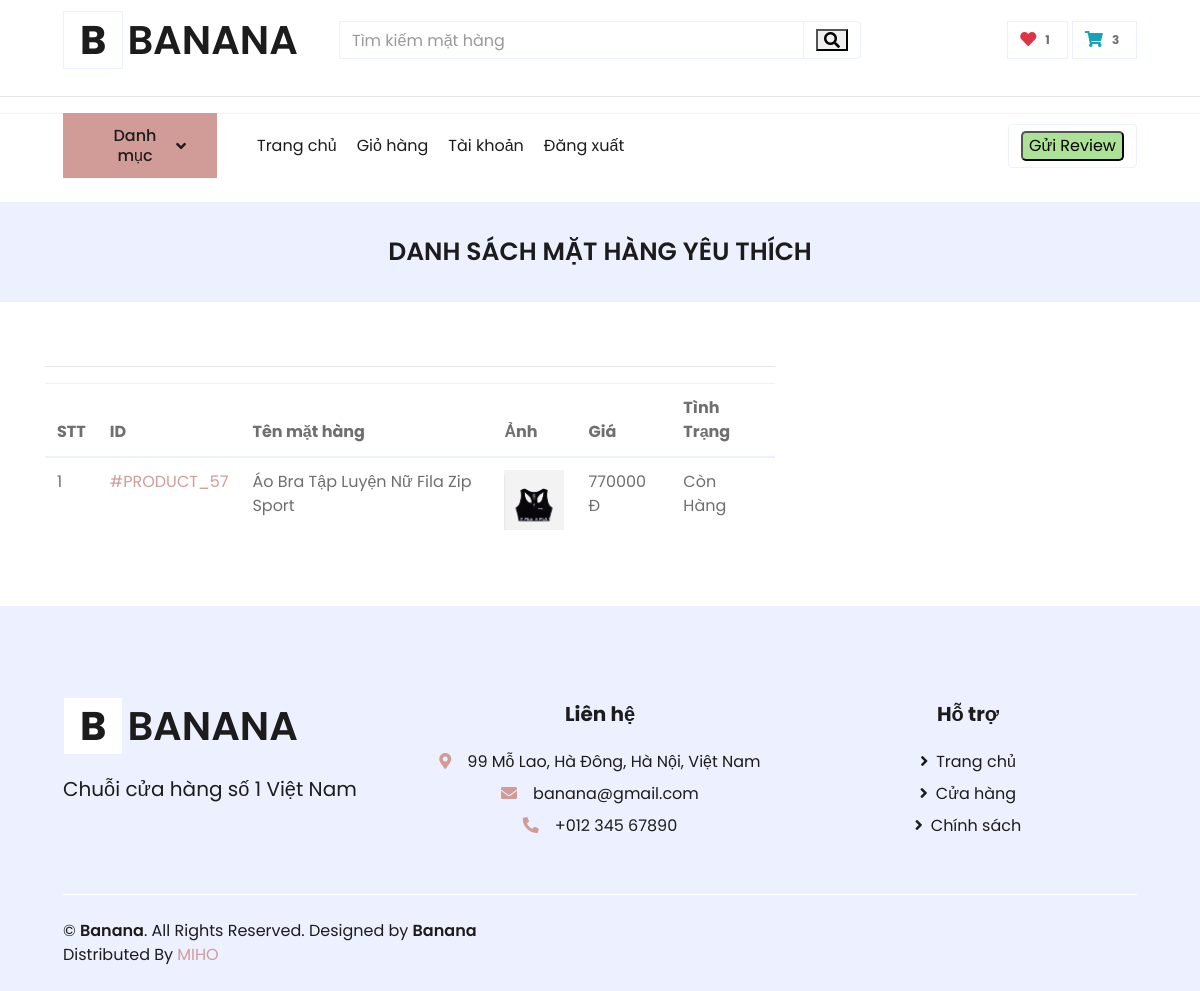
Screenshot of /wishlist/ (signed in) with the database file from the repository.
### ecomapp/models.py (models this page shows, shortened)
class Account(models.Model):
    id = models.AutoField(db_column='ID', primary_key=True)  # Field name made lowercase.
    user = models.OneToOneField(User, on_delete=models.CASCADE,  null=True)
    date_create = models.DateField(db_column='Date_created', blank=True, null=True)
    class Meta:
        db_table = 'account'

class Users(models.Model):
    id = models.AutoField(db_column='ID', primary_key=True)  # Field name made lowercase.
    dateofbirth = models.DateField(db_column='DateOfBirth', blank=True, null=True)  # Field name made lowercase.
    gender = models.CharField(db_column='Gender', max_length=255, blank=True, null=True)  # Field name made lowercase.
    accountid = models.OneToOneField('Account', models.CASCADE, db_column='AccountID', blank=True, null=True)
    contactinfoid = models.OneToOneField('ContactInfo', models.CASCADE, db_column='ContactInfoID', blank=True, null=True)
    fullnameid = models.OneToOneField('FullName', models.CASCADE, db_column='FullNameID', blank=True, null=True)
    addressid = models.OneToOneField('Address', models.CASCADE, db_column='AddressID', blank=True, null=True)
    is_active = models.BooleanField(db_column='IsAcitve', default= True)
    class Meta:
        db_table = 'users'

class Customer(models.Model):
        id = models.AutoField(db_column='ID', primary_key=True)  # Field name made lowercase.
        userid = models.OneToOneField("Users", models.CASCADE, db_column='CustomerID', blank=True, null=True)
        typecustomer = models.CharField(db_column='TypeCustomer', max_length=255, blank=True, null=True)
        class Meta:
            db_table = 'customer'
        @property
        def count_item_cart(self):
            if Shoppingcart.objects.filter(customerid = self.id) ==None:
                return 0
            else:
                cart = Shoppingcart.objects.get(customerid = self.id)
                count = 0
                if Cartline.objects.filter(shoppingcartid  =cart) ==  None:
                    return 0
                else:
                    cartlinelist = Cartline.objects.filter(shoppingcartid  =cart)
                    for cartline in cartlinelist:
                        count+=1
                    return count
        @property
        def count_wishline(self):
            if Wishlist.objects.filter(customerid = self.id) ==None:
                return 0
            else:
                wishlist = Wishlist.objects.get(customerid = self.id)
                count = 0
                if Wishlistline.objects.filter(wishlistid  = wishlist) ==  None:
                    return 0
                else:
                    wishlinelist = Wishlistline.objects.filter(wishlistid  =wishlist)
                    for wishline in wishlinelist:
                        count+=1
                    return count

class Wishlist(models.Model):
    id = models.AutoField(db_column='ID', primary_key=True)  # Field name made lowercase.
    customerid = models.ForeignKey(Customer, models.CASCADE, db_column='CustomerID')  # Field name made lowercase.
    class Meta:
        db_table = 'wishlist'

class Shoppingcart(models.Model):
    id = models.AutoField(db_column='ID', primary_key=True)  # Field name made lowercase.
    customerid = models.ForeignKey(Customer, models.CASCADE, db_column='CustomerID')  # Field name made lowercase.
    class Meta:
        db_table = 'shoppingcart'

class Item(models.Model):
    id = models.AutoField(db_column='ID', primary_key=True)  # Field name made lowercase.
    productid = models.ForeignKey('Product', models.CASCADE, db_column='ProductID')  # Field name made lowercase.
    price_import = models.IntegerField(db_column='Price_import', blank=True, null=True)  # Field name made lowercase.
    price = models.IntegerField(db_column='Price', blank=True, null=True)  # Field name made lowercase.
    description = models.CharField(db_column='Description', max_length=2000, blank=True, null=True)  # Field name made lowercase.
    slug = models.SlugField(unique=True)
    image = models.ImageField(upload_to="products/images/")
    isUpload = models.BooleanField(default=False)
    class Meta:
        db_table = 'item'

class Product(models.Model):
    id = models.AutoField(db_column='ID', primary_key=True)
    producerid = models.ForeignKey(Producer, models.CASCADE, db_column='ProducerID')  # Field name made lowercase.
    manufacturingyear = models.IntegerField(db_column='ManufacturingYear', blank=True, null=True)  # Field name made lowercase.
    type = models.CharField(db_column='Type', max_length=255, blank=True, null=True)  # Field name made lowercase.
    name = models.CharField(db_column='Name', max_length=255, blank=True, null=True)  # Field name made lowercase.
    num = models.IntegerField(db_column='Number', default=0)
    class Meta:
        db_table = 'product'

### ecomapp/views.py (the view)
# urls.py: path("wishlist/", WishListView.as_view(), name="wishlist"),
class WishListView(LoginRequiredMixin,EcomMixin,TemplateView):
    template_name = "wishlist.html"
    def get_context_data(self, **kwargs):
        if self.request.user.is_authenticated and Customer.objects.filter(userid__accountid__user = self.request.user).exists():
            context = super().get_context_data(**kwargs)
            customer = Customer.objects.get(userid__accountid = self.request.user.account)
            wishlist = Wishlist.objects.get(customerid = customer)
            wishListItem = [wishlistline.itemid for wishlistline in Wishlistline.objects.filter(wishlistid = wishlist)]
            context['wishListItem'] = wishListItem
            return context
        else:
            return redirect("ecomapp:home")

### ecomapp/views.py (called while the page is built)
    def dispatch(self, request, *args, **kwargs):
        cart_id = request.session.get("cart_id")
        if cart_id:
            cart_obj = get_object_or_404(Shoppingcart, id=cart_id)
            if request.user.is_authenticated and request.user.account:
                cart_obj.customerid = Customer.objects.get(userid__accountid = self.request.user.account)
                cart_obj.save()
        return super().dispatch(request, *args, **kwargs)

    def dispatch(self, request, *args, **kwargs):
        if request.user.is_authenticated and Customer.objects.filter(userid__accountid__user = request.user).exists() and Users.objects.filter(accountid__user = request.user, is_active = True).exists():
            pass
        else:
            return redirect("/login")
        return super().dispatch(request, *args, **kwargs)

### templates/wishlist.html (shortened to what this page needs)
{% extends 'base.html' %}
{% block content %}
<div class="container-fluid bg-secondary mb-5">
        <div class="d-flex flex-column align-items-center justify-content-center" style="min-height: 100px">
            <h1 class="font-weight-semi-bold text-uppercase mb-3" style = "font-size: 25px">Danh Sách Mặt Hàng Yêu Thích</h1>
        </div>
</div>
<div class="container">
    <div class="row">
        <div class="col-md-8">
            <hr>
            <table class="table">
                <thead>
                    <tr>
                        <th>STT</th>
                        <th>ID</th>
                        <th>Tên mặt hàng</th>
                        <th>Ảnh</th>
                        <th>Giá</th>
                        <th>Tình Trạng</th>
                    </tr>
                </thead>
                <tbody>
                    {% for item in wishListItem %}
                    <tr>
                        <td>{{forloop.counter}}</td>
                        <td><a href="{% url 'ecomapp:productdetail' item.slug %}">#PRODUCT_{{item.id}}</a></td>
                        <td>{{item.productid.name}}</td>
                        <td><img src="{{item.image.url}}" style="height: 60px;" alt=""></td>
                        <td>{{item.price}} Đ</td>
                        <td>Còn Hàng</td>
                    </tr>
                    {% endfor %}
                </tbody>
            </table>
        </div>
    </div>
</div>
{% endblock %}

### templates/base.html (shortened to what this page needs)
<!DOCTYPE html>
<html lang="en">
{% load static %}
<head>
    <link rel="stylesheet" href="https://stackpath.bootstrapcdn.com/bootstrap/4.5.2/css/bootstrap.min.css">
    <link rel="stylesheet" type="text/css" href="{% static 'css/style.css' %}">
    <link href="https://cdnjs.cloudflare.com/ajax/libs/font-awesome/5.10.0/css/all.min.css" rel="stylesheet">
    <link href="https://cdnjs.cloudflare.com/ajax/libs/font-awesome/5.10.0/css/all.min.css" rel="stylesheet">
    <link href="{%static 'css/ol.css' %}" rel="stylesheet">
</head>
<body style="">
    <div class="container-fluid" >
        <div class="row align-items-center py-3 px-xl-5">
            <div class="col-lg-3 d-none d-lg-block">
                <a href="{% url 'ecomapp:home' %}" class="text-decoration-none">
                    <h1 class="m-0 display-5 font-weight-semi-bold"><span class=" font-weight-bold border px-3 mr-1" style = "background-color:white;">B</span>BANANA</h1>
                </a>
            </div>
            <div class="col-lg-6 col-6 text-left">
                <form action="{% url 'ecomapp:search' %}" method="GET">
                    <div class="input-group">
                        <input type="text" name="keyword" class="form-control" placeholder="Tìm kiếm mặt hàng">
                        <div class="input-group-append">
                            <span class="input-group-text bg-transparent text-primary">
                                <button class="fa fa-search" type="submit" ></button>
                            </span>
                        </div>
                    </div>
                </form>
            </div>
            <div class="col-lg-3 col-6 text-right">
                <a href="{% url 'ecomapp:wishlist' %}" class="btn border">
                    <i class="fas fa-heart text-danger" ></i>
                    {% if request.user.account == None%}
                        <span class="badge">0</span>
                    {% else %}
                        <span class="badge">{{request.user.account.users.customer.count_wishline}}</span>
                    {% endif %}
                </a>
                <a href="{% url 'ecomapp:mycart' %}" class="btn border" style = "background-color:white;">
                    <i class="fas fa-shopping-cart text-info" ></i>
                    {% if request.user.account == None%}
                        <span class="badge">0</span>
                    {% else %}
                        <span class="badge">{{request.user.account.users.customer.count_item_cart}}</span>
                    {% endif %}
                </a>
            </div>
        </div>
    </div>
    <hr>
    <div class="container-fluid" >
        <div class="row border-top px-xl-5" >
            <div class="col-lg-2 d-none d-lg-block">
                <a class="btn shadow-none d-flex align-items-center justify-content-between bg-primary text-white w-100" data-toggle="collapse" href="#navbar-vertical" style="height: 65px; margin-top: -1px; padding: 0 30px;">
                    <h6 class="m-0">Danh mục</h6>
                    <i class="fa fa-angle-down text-dark"></i>
                </a>
            </div>
            <div class="col-lg-10">
                <nav class="navbar navbar-expand-lg bg-light navbar-light py-3 py-lg-0 px-0">
                    <div class="collapse navbar-collapse justify-content-between" id="navbarCollapse">
                        <div class="navbar-nav mr-auto py-0">
                            <a href="{% url 'ecomapp:home' %}" class="nav-item nav-link">Trang chủ</a>
                            <a href="{% url 'ecomapp:mycart' %}" class="nav-item nav-link">Giỏ hàng</a>
                            {% if request.user.account == None %}
                                <a class="nav-item nav-link" href="{% url 'ecomapp:customerregistration' %}">Đăng kí</a>
                                <a class="nav-item nav-link" href="{% url 'ecomapp:customerlogin' %}">Đăng nhập</a>
                            {% else %}
                                <a class="nav-item nav-link" href="{% url 'ecomapp:customerprofile' %}">Tài khoản</a>
                                <a class="nav-item nav-link" href="{% url 'ecomapp:customerlogout' %}">Đăng xuất</a>
                            {% endif %}
                        </div>
                        <div class="navbar-nav ml-auto py-0">
                        <form class="form-inline my-2 my-lg-0" action="{% url 'ecomapp:review' %}">
                            <span class="input-group-text bg-transparent text-primary">
                                <button type="submit" style="background-color: #ACE296; border-radius: 5px;">Gửi Review</button>
                            </span>
                        </form>
                        </div>
                    </div>
                </nav>
            </div>
        </div>
    </div>
    <br>
    {% block content %}
    {% endblock %}
    <div class="container-fluid bg-secondary text-dark mt-5 pt-5">
        <div class="row px-xl-5 pt-5">
            <div class="col-lg-4 col-md-12 mb-5 pr-3 pr-xl-5">
                <a href="" class="text-decoration-none">
                    <h1 class="m-0 display-5 font-weight-semi-bold"><span class=" font-weight-bold border px-3 mr-1" style = "background-color:white;">B</span>BANANA</h1>
                </a>
                <br>
                <p style = "font-size:20px;">Chuỗi cửa hàng số 1 Việt Nam</p>
            </div>
            <div class="col-lg-8 col-md-12">
                <div class="row">
                    <div class="col-md-6 mb-5" style = " text-align: center;">
                        <h5 class="font-weight-bold text-dark mb-4">Liên hệ</h5>
                        <div class="d-flex flex-column justify-content-start">
                             <p class="mb-2"><i class="fa fa-map-marker-alt text-primary mr-3"></i>99 Mỗ Lao, Hà Đông, Hà Nội, Việt Nam</p>
                            <p class="mb-2"><i class="fa fa-envelope text-primary mr-3"></i>banana@gmail.com</p>
                            <p class="mb-0"><i class="fa fa-phone-alt text-primary mr-3"></i>+012 345 67890</p>
                        </div>
                    </div>
                    <div class="col-md-6 mb-5" style = " text-align: center;">
                        <h5 class="font-weight-bold text-dark mb-4">Hỗ trợ</h5>
                        <div class="d-flex flex-column justify-content-start">
                            <a class="text-dark mb-2" href=""><i class="fa fa-angle-right mr-2"></i>Trang chủ</a>
                            <a class="text-dark mb-2" href=""><i class="fa fa-angle-right mr-2"></i>Cửa hàng</a>
                            <a class="text-dark mb-2" href=""><i class="fa fa-angle-right mr-2"></i>Chính sách</a>
                        </div>
                    </div>
                </div>
            </div>
        </div>
        <div class="row border-top border-light mx-xl-5 py-4">
            <div class="col-md-6 px-xl-0">
                <p class="mb-md-0 text-center text-md-left text-dark">
                    &copy; <a class="text-dark font-weight-semi-bold" href="#">Banana</a>. All Rights Reserved. Designed
                    by
                    <a class="text-dark font-weight-semi-bold" href="https://htmlcodex.com">Banana</a><br>
                    Distributed By <a href="https://themewagon.com" target="_blank">MIHO</a>
                </p>
            </div>
            <div class="col-md-6 px-xl-0 text-center text-md-right">
            </div>
        </div>
    </div>
</body>
</html>

### rows the page displays
Item: id "57", productid.name "Áo Bra Tập Luyện Nữ Fila Zip Sport", image (picture), price "770000"

### other values shown
{{ request.user.account.users.customer.count_wishline }} "1"
{{ request.user.account.users.customer.count_item_cart }} "3"
